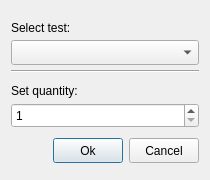
<?xml version="1.0" encoding="UTF-8"?>
<ui version="4.0">
 <class>dlg_sequence_item</class>
 <widget class="QDialog" name="dlg_sequence_item">
  <property name="geometry">
   <rect>
    <x>0</x>
    <y>0</y>
    <width>210</width>
    <height>180</height>
   </rect>
  </property>
  <property name="minimumSize">
   <size>
    <width>210</width>
    <height>180</height>
   </size>
  </property>
  <property name="maximumSize">
   <size>
    <width>210</width>
    <height>180</height>
   </size>
  </property>
  <property name="windowTitle">
   <string>Sequence Item</string>
  </property>
  <layout class="QVBoxLayout" name="verticalLayout">
   <item>
    <layout class="QVBoxLayout" name="vly_01">
     <property name="spacing">
      <number>5</number>
     </property>
     <item>
      <layout class="QVBoxLayout" name="vly_02">
       <property name="spacing">
        <number>0</number>
       </property>
       <item>
        <widget class="QLabel" name="lbl_test">
         <property name="minimumSize">
          <size>
           <width>0</width>
           <height>25</height>
          </size>
         </property>
         <property name="maximumSize">
          <size>
           <width>16777215</width>
           <height>25</height>
          </size>
         </property>
         <property name="text">
          <string>Select test:</string>
         </property>
        </widget>
       </item>
       <item>
        <widget class="QComboBox" name="cmb_test">
         <property name="minimumSize">
          <size>
           <width>0</width>
           <height>25</height>
          </size>
         </property>
         <property name="maximumSize">
          <size>
           <width>16777215</width>
           <height>25</height>
          </size>
         </property>
        </widget>
       </item>
      </layout>
     </item>
     <item>
      <widget class="Line" name="lne_01">
       <property name="orientation">
        <enum>Qt::Horizontal</enum>
       </property>
      </widget>
     </item>
     <item>
      <layout class="QVBoxLayout" name="vly_03">
       <property name="spacing">
        <number>0</number>
       </property>
       <item>
        <widget class="QLabel" name="lbl_quantity">
         <property name="minimumSize">
          <size>
           <width>0</width>
           <height>25</height>
          </size>
         </property>
         <property name="maximumSize">
          <size>
           <width>16777215</width>
           <height>25</height>
          </size>
         </property>
         <property name="text">
          <string>Set quantity:</string>
         </property>
        </widget>
       </item>
       <item>
        <widget class="QSpinBox" name="isb_quantity">
         <property name="minimumSize">
          <size>
           <width>0</width>
           <height>25</height>
          </size>
         </property>
         <property name="maximumSize">
          <size>
           <width>16777215</width>
           <height>25</height>
          </size>
         </property>
         <property name="minimum">
          <number>1</number>
         </property>
         <property name="maximum">
          <number>9999</number>
         </property>
        </widget>
       </item>
      </layout>
     </item>
    </layout>
   </item>
   <item>
    <layout class="QHBoxLayout" name="hly_01">
     <item>
      <spacer name="hsp_01">
       <property name="orientation">
        <enum>Qt::Horizontal</enum>
       </property>
       <property name="sizeHint" stdset="0">
        <size>
         <width>40</width>
         <height>20</height>
        </size>
       </property>
      </spacer>
     </item>
     <item>
      <widget class="QPushButton" name="pbt_ok">
       <property name="minimumSize">
        <size>
         <width>70</width>
         <height>25</height>
        </size>
       </property>
       <property name="maximumSize">
        <size>
         <width>70</width>
         <height>25</height>
        </size>
       </property>
       <property name="text">
        <string>Ok</string>
       </property>
      </widget>
     </item>
     <item>
      <widget class="QPushButton" name="pbt_cancel">
       <property name="minimumSize">
        <size>
         <width>70</width>
         <height>25</height>
        </size>
       </property>
       <property name="maximumSize">
        <size>
         <width>70</width>
         <height>25</height>
        </size>
       </property>
       <property name="text">
        <string>Cancel</string>
       </property>
      </widget>
     </item>
    </layout>
   </item>
  </layout>
 </widget>
 <resources/>
 <connections/>
</ui>
